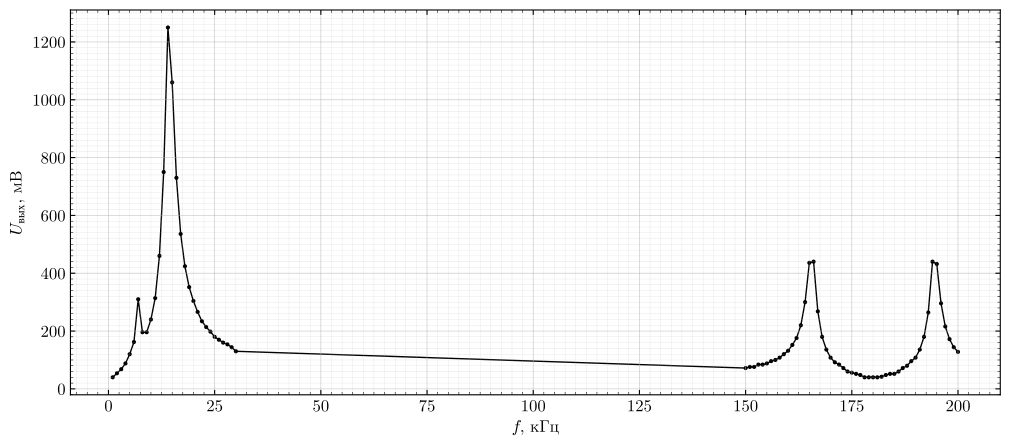

This figure's Python source:
import matplotlib.pyplot as plt
from matplotlib.ticker import AutoMinorLocator


def apply_rcparams(size: tuple[float, float]):
    plt.rcParams.update(
        {
            "font.family": "CMU Serif",
            "font.size": 12,
            "mathtext.fontset": "cm",
            "axes.linewidth": 0.8,
            "axes.grid": True,
            "grid.linewidth": 0.4,
            "grid.alpha": 0.5,
            "xtick.direction": "in",
            "ytick.direction": "in",
            "xtick.minor.visible": True,
            "ytick.minor.visible": True,
            "xtick.major.width": 0.8,
            "ytick.major.width": 0.8,
            "xtick.minor.width": 0.4,
            "ytick.minor.width": 0.4,
            "figure.figsize": size,
            "figure.dpi": 150,
            "savefig.dpi": 300,
            "savefig.bbox": "tight",
        }
    )


def set_settings(ax):
    ax.xaxis.set_minor_locator(AutoMinorLocator(10))
    ax.yaxis.set_minor_locator(AutoMinorLocator(10))
    ax.grid(which="major", linewidth=0.5, alpha=0.65)
    ax.grid(which="minor", linewidth=0.25, alpha=0.4)
    ax.tick_params(which="both", top=True, right=True)
    return ax


def draw_graph(file_name: str = "graph", size: tuple = (8, 10)):
    apply_rcparams(size)
    fig, ax = plt.subplots()
    set_settings(ax)

    ax.plot(x, y, marker="o", markersize=2, linewidth=1, color="black", zorder=1)
    ax.set_xlabel(r"$f$, кГц")
    ax.set_ylabel(r"$U_\text{вых}$, мВ")

    plt.savefig(f"{file_name}.pdf", format="pdf")
    plt.show()


if __name__ == "__main__":
    x = [1.0, 2.0, 3.0, 4.0, 5.0, 6.0, 7.0, 8.0, 9.0, 10.0, 11.0, 12.0, 13.0, 14.0, 15.0, 16.0, 17.0, 18.0, 19.0, 20.0, 21.0, 22.0, 23.0, 24.0, 25.0, 26.0, 27.0, 28.0, 29.0, 30.0, 150.0, 151.0, 152.0, 153.0, 154.0, 155.0, 156.0, 157.0, 158.0, 159.0, 160.0, 161.0, 162.0, 163.0, 164.0, 165.0, 166.0, 167.0, 168.0, 169.0, 170.0, 171.0, 172.0, 173.0, 174.0, 175.0, 176.0, 177.0, 178.0, 179.0, 180.0, 181.0, 182.0, 183.0, 184.0, 185.0, 186.0, 187.0, 188.0, 189.0, 190.0, 191.0, 192.0, 193.0, 194.0, 195.0, 196.0, 197.0, 198.0, 199.0, 200.0]
    y = [0.4, 0.54, 0.68, 0.88, 1.2, 1.62, 3.1, 1.96, 1.96, 2.4, 3.14, 4.6, 7.5, 12.5, 10.6, 7.3, 5.36, 4.24, 3.52, 3.04, 2.66, 2.34, 2.14, 1.98, 1.8, 1.7, 1.6, 1.54, 1.44, 1.3, 0.72, 0.76, 0.76, 0.84, 0.84, 0.88, 0.96, 1.0, 1.08, 1.2, 1.32, 1.52, 1.76, 2.2, 3.0, 4.36, 4.4, 2.68, 1.8, 1.36, 1.08, 0.92, 0.84, 0.72, 0.6, 0.56, 0.52, 0.48, 0.4, 0.4, 0.4, 0.4, 0.42, 0.48, 0.52, 0.52, 0.6, 0.72, 0.8, 0.96, 1.08, 1.36, 1.8, 2.64, 4.4, 4.32, 2.96, 2.16, 1.72, 1.44, 1.28]
    y = [i * 100 for i in y]
    
    draw_graph(file_name=__file__[:-3], size=(12, 5))
